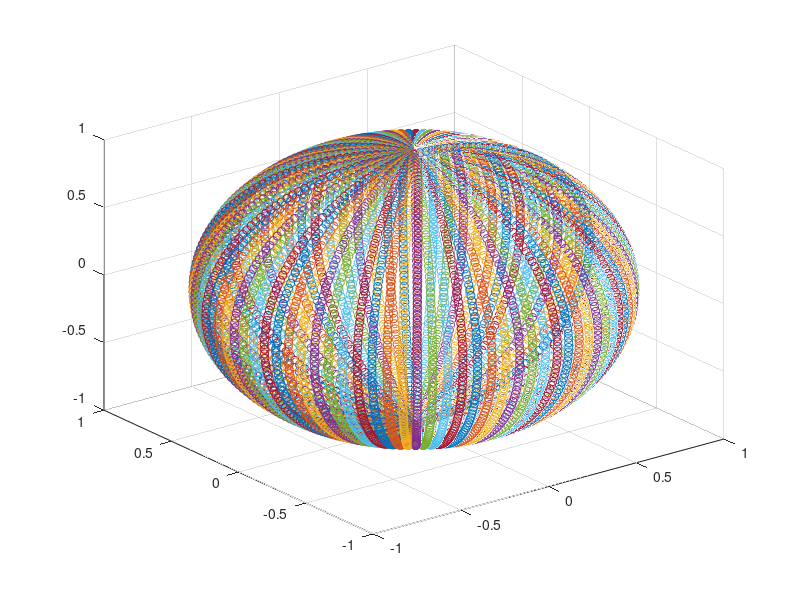

Write MATLAB code to recreate this figure.
clc;clear; close all
n_faces=16*6-5;
[x,y,z]=sphere(n_faces);
scatter3(x(:,1),y(:,1),z(:,1)) 
hold
for i=2:n_faces
    scatter3(x(:,i),y(:,i),z(:,i)) 
end